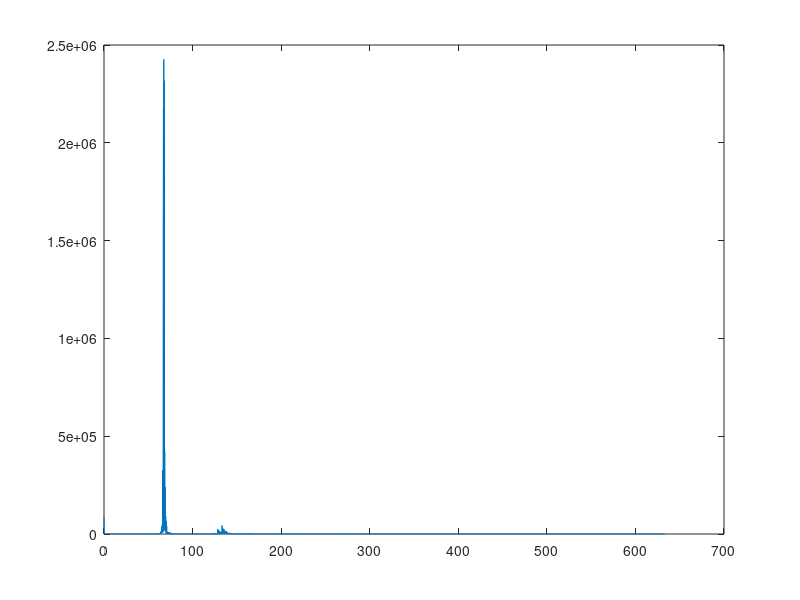
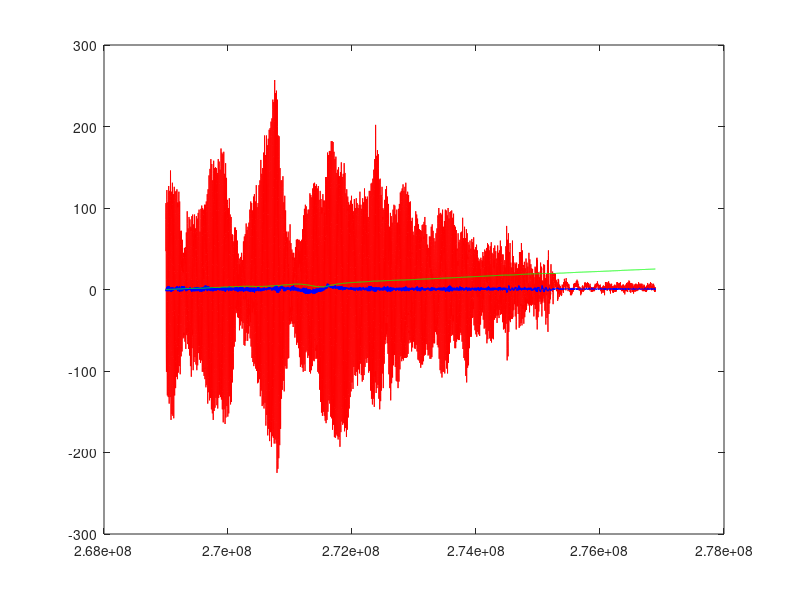
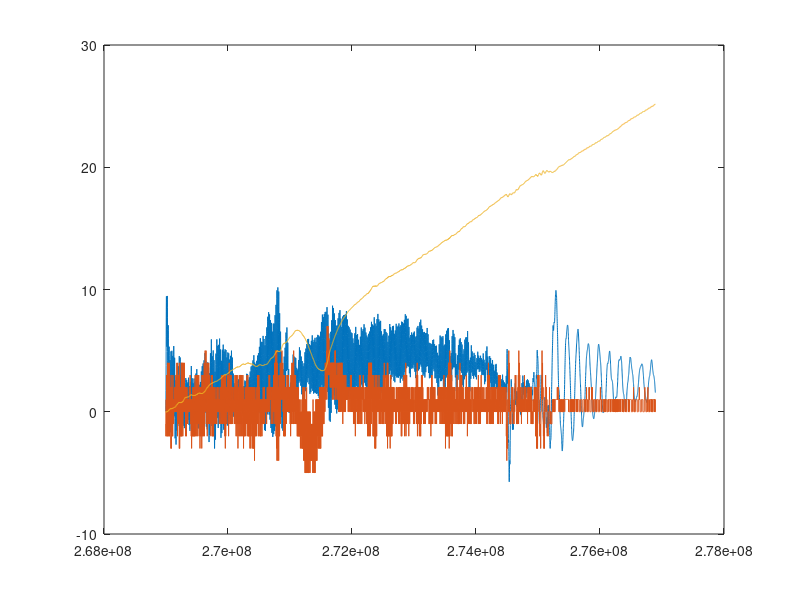
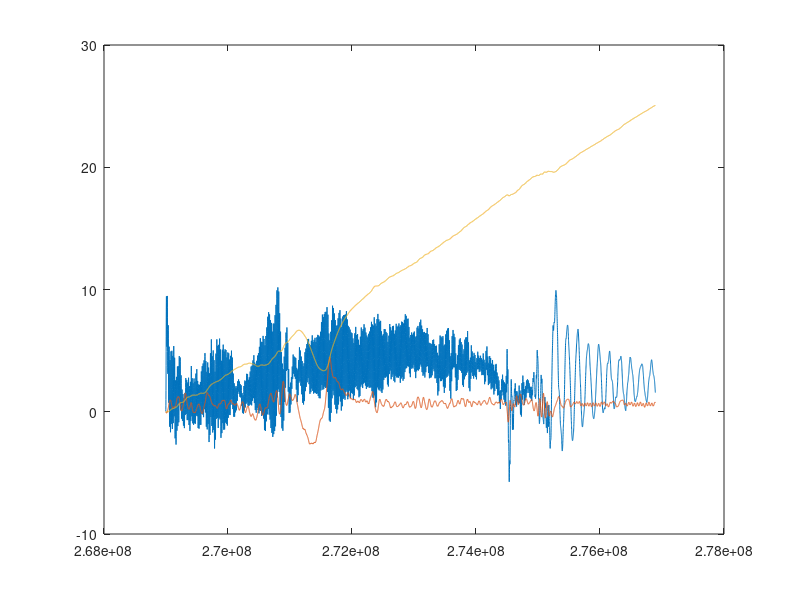

The MATLAB script that drew these images, in order:
%--------------------------------------------------------------------------
% QR1 -- 
%--------------------------------------------------------------------------
% load data
	load logfile.dat;
	t = logfile(:,1);
	say = logfile(:,2);
	sax = logfile(:,3);
	saz = logfile(:,4);
	sp = logfile(:,5);
	sq = logfile(:,6);
	sr = logfile(:,7);
% sample freq: t is in us
	fs = length(t)*1000000/(t(length(t))-t(1));
	n = length(t);
% calibrate static offset
    ay_off = say(n);
	ax_off = sax(n);
	az_off = saz(n);
	p_off = sp(n);
	q_off = sq(n);
	r_off = sr(n);
% estimate real signal values
	ay = say - ay_off;
	ax = sax - ax_off;
	az = saz - az_off;
	p = (sp - p_off);  
	q = - (sq - q_off);
	r = sr - r_off;
% map acc to angles (simplified) 
    phi = ay;
    theta = ax;
    
%--------------------------------------------------------------------------    
% do fft on phi
%--------------------------------------------------------------------------    
	f = (0:n-1)*(fs/n);
	fftphi = fft(phi);
	Pphi = fftphi.*conj(fftphi)/n;
	figure; plot(f(1:n/2),Pphi(1:n/2));    
    
%--------------------------------------------------------------------------    
% show p and phi, integrate p to phi to show movement vs noise
%--------------------------------------------------------------------------    
% p2phi is given
    p2phi = 0.0041;
% compute phi from p
    phi_p(1:n) = 0;
    phi_p(1) = 0;
    for i=(2:n) phi_p(i) = phi_p(i-1) + p(i-1) * p2phi; end;
    figure;
    plot(t,phi,'r');
    hold on;
    plot(t,p,'b');
    hold on;
    plot(t,phi_p,'g');

%--------------------------------------------------------------------------    
% filter phi to reduce scale to show movement
%--------------------------------------------------------------------------    
% filter 2nd order 10Hz 
    a2 = [1,-1.9289423,0.9313817];
    b2 = [0.0006098548,0.0012197096,0.0006098548];
    phi2 = filter(b2,a2,phi);
    p2 = filter(b2,a2,p);
    figure; plot(t,[phi2,p,phi_p']);

% compute phi from p2
    phi_p2(1:n) = 0;
    phi_p2(1) = 0;
    for i=(2:n) phi_p2(i) = phi_p2(i-1) + p2(i-1) * p2phi; end;
    figure; plot(t,[phi2,p2,phi_p2']);
% show that phi_p2 equals phi_p (so no need to filter p)
    figure; plot(t,[phi_p',phi_p2']);

    
